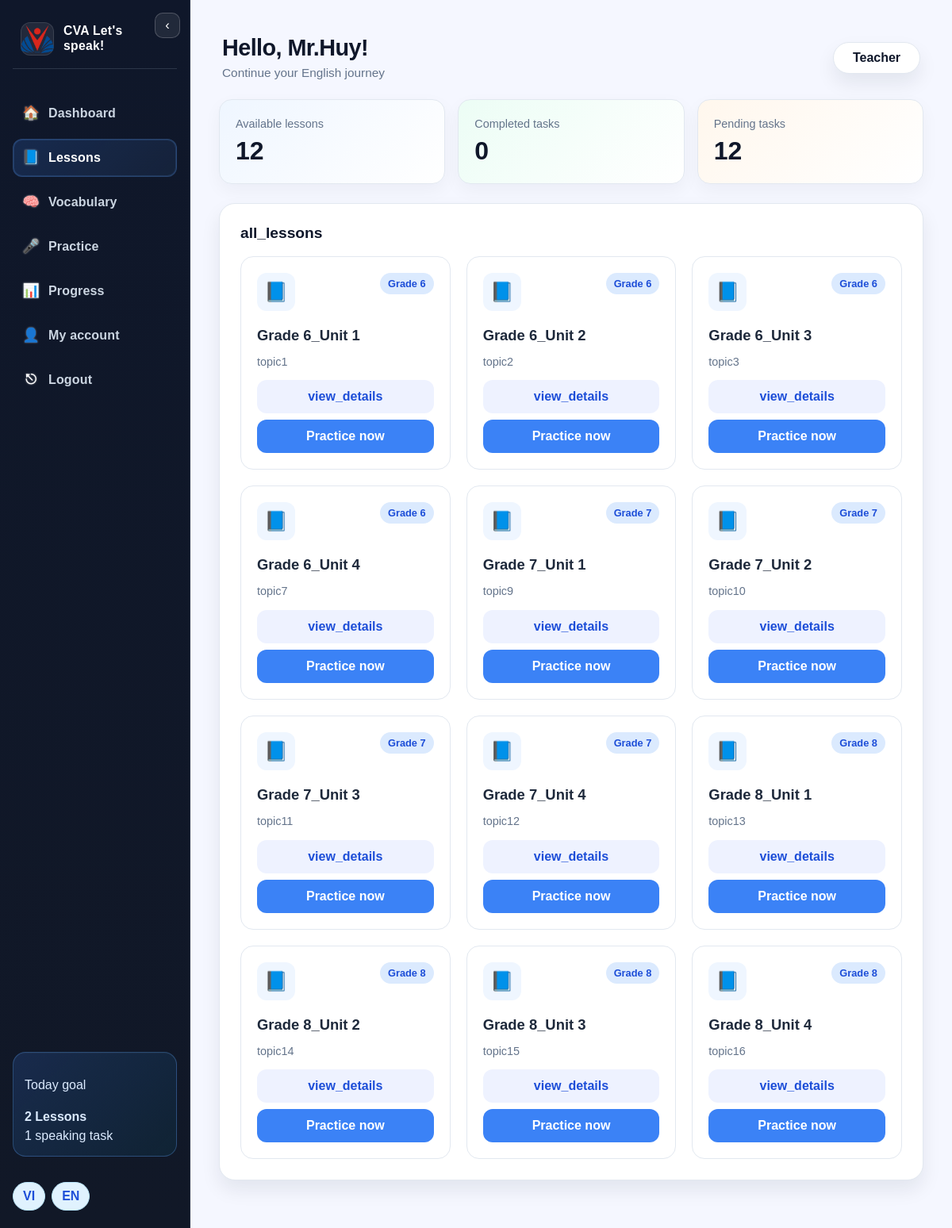
The page /lessons (signed in) on the database its author committed.
### tables this page shows
CREATE TABLE users (
            id INTEGER PRIMARY KEY AUTOINCREMENT,
            full_name TEXT NOT NULL,
            email TEXT UNIQUE NOT NULL,
            password TEXT NOT NULL,
            role TEXT NOT NULL,
            class_name TEXT,
            created_at TEXT DEFAULT CURRENT_TIMESTAMP
        , is_active INTEGER DEFAULT 1, total_points INTEGER DEFAULT 0, average_score REAL DEFAULT 0, username TEXT);

CREATE TABLE lessons (
                id INTEGER PRIMARY KEY AUTOINCREMENT,
                title_en TEXT NOT NULL,
                title_vi TEXT NOT NULL,
                level TEXT NOT NULL,
                class_level INTEGER DEFAULT 6,
                topic_en TEXT NOT NULL,
                topic_vi TEXT NOT NULL,
                goal_en TEXT NOT NULL,
                goal_vi TEXT NOT NULL,
                video_url TEXT,
                vocabulary TEXT,
                dialogue TEXT,
                sample_question TEXT,
                speaking_question TEXT,
                expected_answer TEXT,
                sentence_words TEXT,
                exercise_text_vi TEXT,
                exercise_text_en TEXT,
                task_3_text TEXT,
                task_4_text TEXT,
                week_number INTEGER DEFAULT 1,
                open_date TEXT,
                close_date TEXT,
                created_at TEXT DEFAULT CURRENT_TIMESTAMP
            );

### app.py (the view)
@app.route('/lessons')
def lessons_page():
    user = require_login()
    if not user:
        return redirect(url_for('login'))
    lessons = get_lessons_for_student(user)
    conn = get_db()
    total_completed = conn.execute(
        'SELECT COUNT(DISTINCT lesson_id) FROM submissions WHERE student_id = ?', (user['id'],)
    ).fetchone()[0] or 0
    practice_history = build_practice_history([
        dict(row)
        for row in conn.execute(
            '''
            SELECT s.id, s.student_id, s.lesson_id, s.answer, s.score, s.feedback, s.teacher_note,
                   s.audio_path, s.drive_url, s.created_at,
                   l.title_vi, l.title_en, l.sample_question, l.sentence_words
            FROM submissions s
            JOIN lessons l ON l.id = s.lesson_id
            WHERE s.student_id = ?
            ORDER BY s.created_at DESC
            LIMIT 6
            ''',
            (user['id'],)
        ).fetchall()
    ])
    conn.close()
    student_progress = get_student_progress_summary(user['id'], lessons)
    return render_template('student_dashboard.html', user=user, lessons=lessons, active_section='lessons', completed_lessons=total_completed, student_progress=student_progress, weekly_schedule=build_weekly_schedule(lessons), practice_history=practice_history)

### app.py (called while the page is built, shortened)
def is_headteacher(user):
    if not user:
        return False
    user_fields = set(user.keys()) if hasattr(user, 'keys') else set(user)
    user_id = user['id'] if 'id' in user_fields else None
    role = str(user['role'] if 'role' in user_fields else '').strip().lower()
    if role != 'teacher':
        return False
    if (
        user_id is not None
        and has_request_context()
        and session.get('headteacher_claim_user_id') == user_id
    ):
        return session.get('headteacher_user_id') == user_id
    username = user['username'] if 'username' in user_fields else ''
    return normalize_username(username) == 'huynt'

@app.context_processor
def inject_headteacher_navigation():
    current_user = require_login()
    return {'is_headteacher': is_headteacher(current_user)}

def get_db():
    conn = sqlite3.connect(DATA_FILE, timeout=30)
    conn.execute('PRAGMA busy_timeout = 30000')
    conn.row_factory = sqlite3.Row
    return conn

@app.context_processor
def inject_i18n():
    lang = session.get('lang', 'en') or 'en'
    return {
        'lang': lang,
        't': lambda key: TRANSLATIONS.get(lang, TRANSLATIONS['en']).get(key, key),
    }

def require_login():
    user_id = session.get('user_id')
    if not user_id:
        return None
    conn = get_db()
    user = conn.execute('SELECT * FROM users WHERE id = ?', (user_id,)).fetchone()
    conn.close()
    return user

def extract_grade_level(value):
    if value is None:
        return None
    text = str(value).strip()
    if not text:
        return None
    match = re.search(r'(\d+)', text)
    return match.group(1) if match else None

def build_practice_history(rows):
    practice_rows = []
    return practice_rows

### templates/student_dashboard.html (shortened to what this page needs)
<!DOCTYPE html>
<html lang="en">
<head>
    <link rel="stylesheet" href="{{ url_for('static', filename='css/styles.css') }}">
</head>
<body>
    <div class="app-shell student-dashboard-shell">
        <aside class="sidebar">
            <button class="sidebar-toggle" type="button" aria-label="Toggle sidebar">☰</button>
            <div class="logo-wrap">
                <span class="logo-mark"><img src="{{ url_for('static', filename='images/cva-logo.png') }}" alt="CVA logo"></span>
                <span class="logo-text">CVA Let's speak!</span>
            </div>
            <nav>
                <a class="{% if active_section == 'dashboard' or not active_section %}active{% endif %}" href="{{ url_for('dashboard') }}"><span class="nav-icon">🏠</span><span class="nav-label">{{ t('dashboard') }}</span></a>
                <a class="{% if active_section == 'lessons' %}active{% endif %}" href="{{ url_for('lessons_page') }}"><span class="nav-icon">📘</span><span class="nav-label">{{ t('lessons') }}</span></a>
                <a class="{% if active_section == 'vocabulary' %}active{% endif %}" href="{{ url_for('vocabulary_page') }}"><span class="nav-icon">🧠</span><span class="nav-label">{{ t('vocabulary') }}</span></a>
                <a class="{% if active_section == 'practice' %}active{% endif %}" href="{{ url_for('practice_page') }}"><span class="nav-icon">🎤</span><span class="nav-label">Practice</span></a>
                <a class="{% if active_section == 'progress' %}active{% endif %}" href="{{ url_for('progress_page') }}"><span class="nav-icon">📊</span><span class="nav-label">{{ t('progress') }}</span></a>
                <a href="{{ url_for('student_account') }}"><span class="nav-icon">👤</span><span class="nav-label">My account</span></a>
                <a href="{{ url_for('logout') }}"><span class="nav-icon">⎋</span><span class="nav-label">{{ t('logout') }}</span></a>
            </nav>
            <div class="sidebar-card">
                <p>{{ t('today_goal') }}</p>
                <strong>2 {{ t('lessons') }}</strong>
                <span>1 speaking task</span>
            </div>
            <div class="language-switcher sidebar-lang">
                <button type="button" data-lang="vi" class="lang-btn {% if lang == 'vi' %}active{% endif %}">VI</button>
                <button type="button" data-lang="en" class="lang-btn {% if lang == 'en' %}active{% endif %}">EN</button>
            </div>
        </aside>
        <main class="main-panel">
            <header class="topbar">
                <div>
                    <h2>Hello, {{ user.full_name.split()[0] }}!</h2>
                    <p>Continue your English journey</p>
                </div>
                <div class="user-box">{{ user.role.title() }}</div>
            </header>
                        {% if active_section == 'dashboard' or not active_section %}
                {% set total_available = student_progress.available %}
                {% set percent_complete = [(student_progress.completed / total_available * 100)|round|int, 100]|min if total_available > 0 else 0 %}
                <div class="student-progress-card">
                    <div class="progress-info">
                        <span class="progress-eyebrow">YOUR LEARNING JOURNEY</span>
                        <h2>Your course progress</h2>
                        <p>You have completed <strong>{{ percent_complete }}%</strong> of your English course. Keep it up!</p>
                    </div>
                    <div class="progress-visual">
                        <span class="progress-percentage">{{ percent_complete }}%</span>
                        <div class="progress-bar-container" role="progressbar" aria-label="Course completion" aria-valuemin="0" aria-valuemax="100" aria-valuenow="{{ percent_complete }}">
                            <div class="progress-bar-fill" style="width: {{ percent_complete }}%;"></div>
                        </div>
                    </div>
                </div>
                <section class="stats-grid">
                    <div class="stat-card accent-blue">
                        <span class="nav-icon">📘</span>
                        <span>{{ t('available_lessons') or 'Available lessons' }}</span>
                        <strong>{{ student_progress.available }}</strong>
                    </div>
                    <div class="stat-card accent-green">
                        <span class="nav-icon">✅</span>
                        <span>{{ t('completed_tasks') or 'Completed tasks' }}</span>
                        <strong>{{ student_progress.completed }}</strong>
                    </div>
                    <div class="stat-card accent-orange">
                        <span class="nav-icon">⏳</span>
                        <span>{{ t('pending_tasks') or 'Pending tasks' }}</span>
                        <strong>{{ student_progress.pending }}</strong>
                    </div>
                </section>
                <section class="content-grid">
                    <div class="card wide-card">
                        <div class="card-header">
                            <h3>{{ t('continue_learning') }}</h3>
                            <a href="{{ url_for('lessons_page') }}" style="font-size: 0.9rem;">View all →</a>
                        </div>
                        <div class="modern-lesson-grid">
                            {% for lesson in lessons[:3] %}
                            <div class="modern-lesson-card">
                                <span class="pill lesson-badge">Grade {{ lesson.class_level or 6 }}</span>
                                <div class="lesson-icon">📖</div>
                                <h4>{{ lesson.title_en or lesson.title_vi }}</h4>
                                <p>{{ (lesson.topic_en or lesson.topic_vi)[:80] }}...</p>
                                <a class="primary-btn" style="margin-top: auto; width: 100%;" href="{{ url_for('lesson', lesson_id=lesson.id) }}">
                                    {{ t('open_lesson') }}
                                </a>
                            </div>
                            {% else %}
                            <div class="student-empty-state">
                                <span aria-hidden="true">📘</span>
                                <strong>No lessons available yet</strong>
                                <p>Your teacher's lessons will appear here when they are ready.</p>
                            </div>
                            {% endfor %}
                        </div>
                    </div>
                    <div class="card">
                        <div class="card-header">
                            <h3>{{ t('daily_task') }}</h3>
                        </div>
                        <ul class="task-list" style="list-style: none; padding-left: 0;">
                            <li style="padding: 12px; background: #f8fafc; border-radius: 10px; margin-bottom: 10px; display: flex; align-items: center; gap: 10px;">
                                <input type="checkbox" checked disabled> <span>Watch 1 dialogue video</span>
                            </li>
                            <li style="padding: 12px; background: #f8fafc; border-radius: 10px; margin-bottom: 10px; display: flex; align-items: center; gap: 10px;">
                                <input type="checkbox" disabled> <span>Complete sentence builder</span>
                            </li>
                            <li style="padding: 12px; background: #f8fafc; border-radius: 10px; display: flex; align-items: center; gap: 10px;">
                                <input type="checkbox" disabled> <span>Record 1 speaking answer</span>
                            </li>
                        </ul>
                    </div>
                </section>
            {% elif active_section == 'lessons' %}
                <section class="stats-grid">
                    <div class="stat-card accent-blue">
                        <span>Available lessons</span>
                        <strong>{{ student_progress.available }}</strong>
                    </div>
                    <div class="stat-card accent-green">
                        <span>Completed tasks</span>
                        <strong>{{ student_progress.completed }}</strong>
                    </div>
                    <div class="stat-card accent-orange">
                        <span>Pending tasks</span>
                        <strong>{{ student_progress.pending }}</strong>
                    </div>
                </section>
                <section class="content-grid" style="grid-template-columns: 1fr;">
                    <div class="card wide-card">
                        <div class="card-header">
                            <h3>{{ t('all_lessons') or 'All Lessons' }}</h3>
                        </div>
                        <div class="modern-lesson-grid">
                            {% for lesson in lessons %}
                            <div class="modern-lesson-card">
                                <span class="pill lesson-badge">Grade {{ lesson.class_level or 6 }}</span>
                                <div class="lesson-icon">📘</div>
                                <h4>{{ lesson.title_en or lesson.title_vi }}</h4>
                                <p>{{ lesson.topic_en or lesson.topic_vi }}</p>
                                <div style="margin-top: auto; display: flex; flex-direction: column; gap: 8px;">
                                    <a class="secondary-btn" style="width: 100%;" href="{{ url_for('lesson', lesson_id=lesson.id) }}">
                                        {{ t('view_details') or 'View Details' }}
                                    </a>
                                    <a class="primary-btn" style="width: 100%;" href="{{ url_for('exercise', lesson_id=lesson.id) }}">
                                        {{ t('practice_now') }}
                                    </a>
                                </div>
                            </div>
                            {% else %}
                            <div class="student-empty-state">
                                <span aria-hidden="true">📘</span>
                                <strong>No lessons available yet</strong>
                                <p>Your teacher's lessons will appear here when they are ready.</p>
                            </div>
                            {% endfor %}
                        </div>
                    </div>
                </section>
            {% endif %}
        </main>
    </div>
</body>
</html>

### rows shown on the page
users: full_name "Mr.Huy", role "Teacher"
lessons: class_level "6", title_en "Grade 6_Unit 1", topic_en "topic1", t "view_details", t "Practice now"
lessons: class_level "6", title_en "Grade 6_Unit 2", topic_en "topic2", t "view_details", t "Practice now"
lessons: class_level "6", title_en "Grade 6_Unit 3", topic_en "topic3", t "view_details", t "Practice now"
lessons: class_level "6", title_en "Grade 6_Unit 4", topic_en "topic7", t "view_details", t "Practice now"
lessons: class_level "7", title_en "Grade 7_Unit 1", topic_en "topic9", t "view_details", t "Practice now"
lessons: class_level "7", title_en "Grade 7_Unit 2", topic_en "topic10", t "view_details", t "Practice now"
lessons: class_level "7", title_en "Grade 7_Unit 3", topic_en "topic11", t "view_details", t "Practice now"
lessons: class_level "7", title_en "Grade 7_Unit 4", topic_en "topic12", t "view_details", t "Practice now"
lessons: class_level "8", title_en "Grade 8_Unit 1", topic_en "topic13", t "view_details", t "Practice now"
lessons: class_level "8", title_en "Grade 8_Unit 2", topic_en "topic14", t "view_details", t "Practice now"
lessons: class_level "8", title_en "Grade 8_Unit 3", topic_en "topic15", t "view_details", t "Practice now"
lessons: class_level "8", title_en "Grade 8_Unit 4", topic_en "topic16", t "view_details", t "Practice now"

### other values the page prints
{{ t('dashboard') }} "Dashboard"
{{ t('lessons') }} "Lessons"
{{ t('vocabulary') }} "Vocabulary"
{{ t('progress') }} "Progress"
{{ t('logout') }} "Logout"
{{ t('today_goal') }} "Today goal"
{{ student_progress.available }} "12"
{{ student_progress.completed }} "0"
{{ student_progress.pending }} "12"
{{ t('all_lessons') or 'All Lessons' }} "all_lessons"
